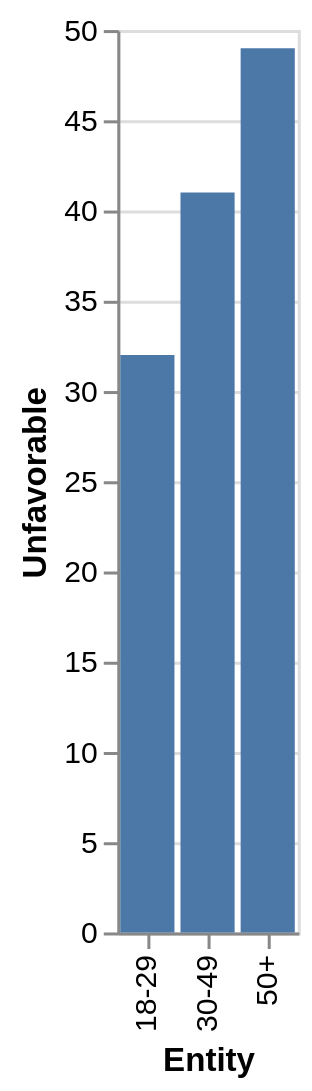

Specify this chart in Vega-Lite:
### Vega-Lite specification from a JSON file in a GitHub repository (floating-point values rounded to 4 significant figures)
{"$schema": "https://vega.github.io/schema/vega-lite/v5.json", "description": "Bar chart auto-generated from CSV", "data": {"values": [{"Entity": "50+", "Unfavorable": 49}, {"Entity": "30-49", "Unfavorable": 41}, {"Entity": "18-29", "Unfavorable": 32}]}, "mark": "bar", "encoding": {"x": {"field": "Entity", "type": "ordinal"}, "y": {"field": "Unfavorable", "type": "quantitative"}}}
